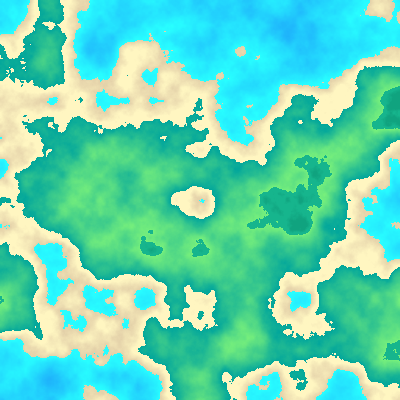
Frame 1 (no input)
Frame 60 (no input): identical to frame 1, image omitted
Frame 120 (the mouse pressed at the canvas centre since frame 60): identical to frame 1, image omitted

The p5.js sketch that drew this single still picture (run headless with seeded random() and noise() and a simulated clock; from frame 60 on, the mouse is pressed at the canvas centre):

// p5.js sketch
// ── sketch.js
/** This final version adds map zooming and panning. */

class TerrainType {
  constructor(minHeight, maxHeight, minColor, maxColor, lerpAdjustment = 0) {
    this.minHeight = minHeight;
    this.maxHeight = maxHeight;
    this.minColor = minColor;
    this.maxColor = maxColor;
    // An adjustment to the color lerp for the map type, this weights the color
    // towards the min or max color.
    this.lerpAdjustment = lerpAdjustment;
  }
}

let waterTerrain;
let sandTerrain;
let grassTerrain;
let treesTerrain;

let zoomFactor = 100;
let mapChanged = true;
// The x and y offset need to be large because Perlin noise mirrors around 0.
let xOffset = 10000;
let yOffset = 10000;
const cameraSpeed = 10;

function setup() {
  createCanvas(400, 400);

  // Adjusts the level of detail created by the Perlin noise by layering
  // multiple versions of it together.
  noiseDetail(9, 0.5);

  // Perlin noise doesn't often go below 0.2, so set the min to so pretend the 
  // min is 0.2 and not 0 so that the colors are more evenly distributed. 
  // Otherwise there is little deep water represented. This is the same for
  // setting the max for 'trees' to 0.75. Noise rarely goes above 0.8 and the 
  // tree colors look better assuming 0.75 as the max.
  waterTerrain =
    new TerrainType(0.2, 0.4, color(30, 176, 251), color(40, 255, 255));
  sandTerrain =
    new TerrainType(0.4, 0.5, color(215, 192, 158), color(255, 246, 193), 0.3);
  grassTerrain =
    new TerrainType(0.5, 0.7, color(2, 166, 155), color(118, 239, 124));
  treesTerrain =
    new TerrainType(0.7, 0.75, color(22, 181, 141), color(10, 145, 113), -0.5);
}

function draw() {
  if (keyIsDown(RIGHT_ARROW)) {
    xOffset += 1 / zoomFactor * cameraSpeed;
    mapChanged = true;
  }
  if (keyIsDown(LEFT_ARROW)) {
    xOffset -= 1 / zoomFactor * cameraSpeed;
    mapChanged = true;
  }
  if (keyIsDown(UP_ARROW)) {
    yOffset -= 1 / zoomFactor * cameraSpeed;
    mapChanged = true;
  }
  if (keyIsDown(DOWN_ARROW)) {
    yOffset += 1 / zoomFactor * cameraSpeed;
    mapChanged = true;
  }

  if (!mapChanged) {
    return;
  }

  for (x = 0; x < width; x++) {
    for (y = 0; y < height; y++) {
      // Set xVal and yVal for the noise such that the map is centered around
      // the center of the canvas. Adding x and y offset values allows us to
      // move around the noise with the arrow keys.
      const xVal = (x - width / 2) / zoomFactor + xOffset;
      const yVal = (y - height / 2) / zoomFactor + yOffset;
      const noiseValue = noise(xVal, yVal);

      let terrainColor;
      // Compare the current noise value to each mapType max height and get the
      // terrain color accordingly. For easier extendability and less code 
      // repetition you could store the terrain types in an array and iterate
      // over it with a for loop checking for maxHeight. For this example I just
      // wanted to keep it simple and similar to previous versions.
      if (noiseValue < waterTerrain.maxHeight) {
        terrainColor = getTerrainColor(noiseValue, waterTerrain);
      } else if (noiseValue < sandTerrain.maxHeight) {
        terrainColor = getTerrainColor(noiseValue, sandTerrain);
      } else if (noiseValue < grassTerrain.maxHeight) {
        terrainColor = getTerrainColor(noiseValue, grassTerrain);
      } else {
        terrainColor = getTerrainColor(noiseValue, treesTerrain);
      }
      set(x, y, terrainColor);
    }
  }
  updatePixels();
  mapChanged = false;
}

function getTerrainColor(noiseValue, mapType) {
  // Given a noise value, normalize to to be between 0 to 1 representing how
  // close it is to the min or max height for the given terrain type.
  const normalized =
    normalize(noiseValue, mapType.maxHeight, mapType.minHeight);
  // Blend between the min and max height colors based on the normalized
  // noise value.
  return lerpColor(mapType.minColor, mapType.maxColor,
    normalized + mapType.lerpAdjustment);
}

// Return a number between 0 and 1 between max and min based on value.
function normalize(value, max, min) {
  if (value > max) {
    return 1;
  }
  if (value < min) {
    return 0;
  }
  return (value - min) / (max - min);
}

function mouseWheel(event) {
  zoomFactor -= event.delta / 10;
  // Set the min zoom factor to 10 so that the map stays somewhat recognizeable.
  zoomFactor = Math.max(10, zoomFactor);
  mapChanged = true;
}
